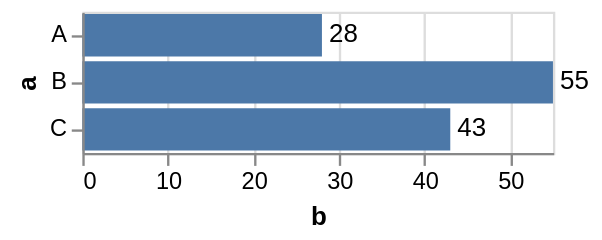

Describe this chart as a Vega-Lite specification.
### Vega specification from a JSON file in a GitHub repository (floating-point values rounded to 4 significant figures)
{"$schema": "https://vega.github.io/schema/vega/v5.json", "autosize": "pad", "padding": 5, "width": 200, "style": "cell", "data": [{"name": "source_0", "values": [{"a": "A", "b": 28}, {"a": "B", "b": 55}, {"a": "C", "b": 43}]}], "signals": [{"name": "y_step", "value": 20}, {"name": "height", "update": "bandspace(domain('y').length, 0.1, 0.05) * y_step"}], "marks": [{"name": "layer_0_marks", "type": "rect", "style": ["bar"], "from": {"data": "source_0"}, "encode": {"update": {"fill": [{"test": "datum[\"b\"] === null || isNaN(datum[\"b\"])", "value": null}, {"value": "#4c78a8"}], "tooltip": {"signal": "{\"a\": ''+datum[\"a\"], \"b\": format(datum[\"b\"], \"\")}"}, "x": {"scale": "x", "field": "b"}, "x2": {"scale": "x", "value": 0}, "y": {"scale": "y", "field": "a"}, "height": {"scale": "y", "band": true}}}}, {"name": "layer_1_marks", "type": "text", "style": ["text"], "from": {"data": "source_0"}, "encode": {"update": {"align": {"value": "left"}, "baseline": {"value": "middle"}, "dx": {"value": 3}, "fill": [{"test": "datum[\"b\"] === null || isNaN(datum[\"b\"])", "value": null}, {"value": "black"}], "tooltip": {"signal": "{\"a\": ''+datum[\"a\"], \"b\": format(datum[\"b\"], \"\")}"}, "x": {"scale": "x", "field": "b"}, "y": {"scale": "y", "field": "a", "band": 0.5}, "text": {"signal": "format(datum[\"b\"], \"\")"}}}}], "scales": [{"name": "x", "type": "linear", "domain": {"data": "source_0", "field": "b"}, "range": [0, {"signal": "width"}], "nice": true, "zero": true}, {"name": "y", "type": "band", "domain": {"data": "source_0", "field": "a", "sort": true}, "range": {"step": {"signal": "y_step"}}, "paddingInner": 0.1, "paddingOuter": 0.05}], "axes": [{"scale": "x", "orient": "bottom", "grid": false, "title": "b", "labelFlush": true, "labelOverlap": true, "tickCount": {"signal": "ceil(width/40)"}, "zindex": 1}, {"scale": "x", "orient": "bottom", "gridScale": "y", "grid": true, "tickCount": {"signal": "ceil(width/40)"}, "domain": false, "labels": false, "maxExtent": 0, "minExtent": 0, "ticks": false, "zindex": 0}, {"scale": "y", "orient": "left", "grid": false, "title": "a", "labelOverlap": true, "zindex": 1}]}
